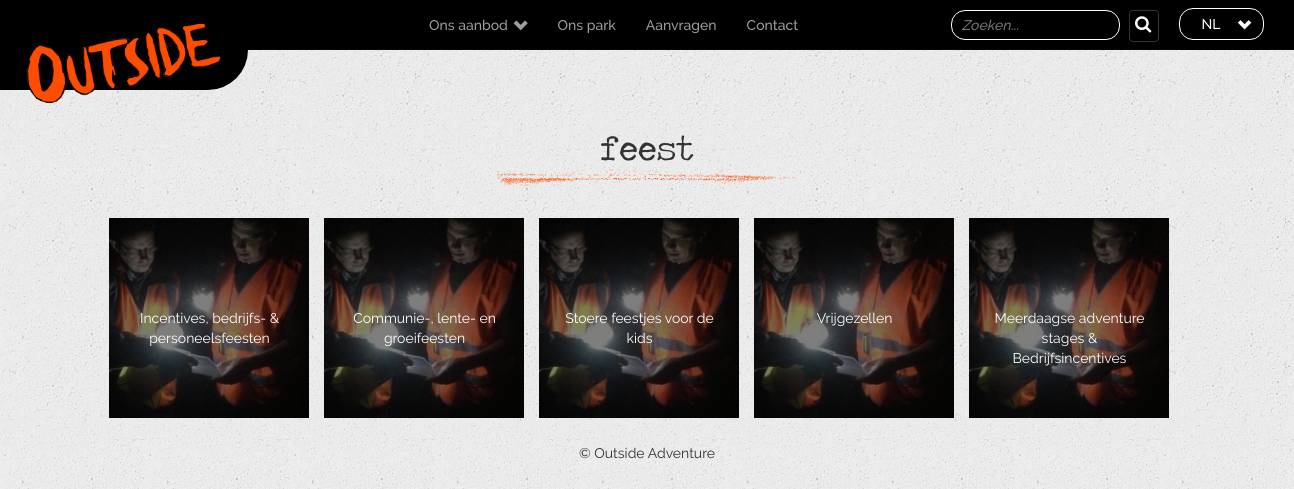
/index.php?page=category&id=2, run on an earlier commit of the app's database.
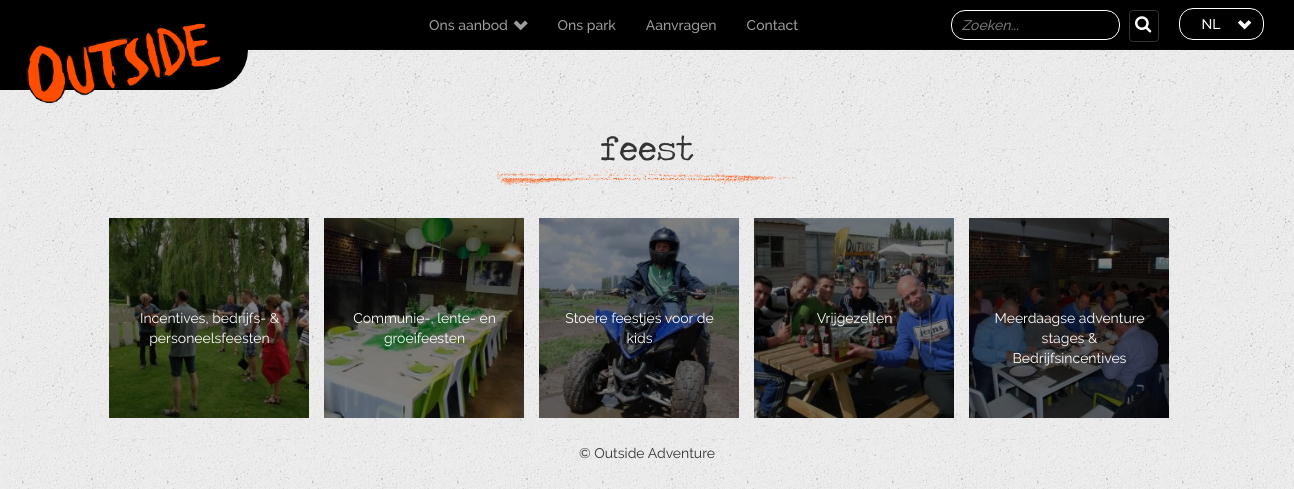
And on a later commit of the database.
### tables this page shows
CREATE TABLE `inhoud` (
  `id` int(11) NOT NULL,
  `categorieId` int(11) NOT NULL,
  `naam_nl` varchar(255) NOT NULL DEFAULT '',
  `naam_fr` varchar(255) DEFAULT '',
  `naam_en` varchar(255) DEFAULT '',
  `inhoud_nl` text,
  `inhoud_fr` text,
  `inhoud_en` text,
  `afspraak_nl` varchar(255) NOT NULL,
  `afspraak_fr` varchar(255) NOT NULL,
  `afspraak_en` varchar(255) NOT NULL,
  `periode_nl` varchar(255) NOT NULL,
  `periode_fr` varchar(255) NOT NULL,
  `periode_en` varchar(255) NOT NULL,
  `prijsklasseId` int(11) DEFAULT NULL,
  `minAantal` int(11) NOT NULL,
  `duur_nl` varchar(255) NOT NULL,
  `duur_fr` varchar(255) NOT NULL,
  `duur_en` varchar(255) NOT NULL,
  `leeftijd` varchar(255) NOT NULL,
  `afbeelding` varchar(255) NOT NULL,
  `afbeelding_header` varchar(255) NOT NULL DEFAULT '',
  `actief` tinyint(1) NOT NULL
);

### index.php (called while the page is built, shortened)
<?php
function taal($nl,$fr,$eng){
        switch($_SESSION['session_taal']){
            case "NL":
            return $nl;
             break;
            }
}
$routes = array(
  'home' => array(
    'controller' => 'Page',
    'action' => 'index'
  ),
  'overviewType' => array(
    'controller' => 'Page',
    'action' => 'overviewType'
  ),
  'contact' => array(
    'controller' => 'Page',
    'action' => 'contact'
  ),
  'activity' => array(
    'controller' => 'Activity',
    'action' => 'activity'
  ),
  'overview' => array(
    'controller' => 'Activity',
    'action' => 'overview'
  ),
  'aanvragen' => array(
    'controller' => 'Activity',
    'action' => 'aanvragen'
  ),
  'feesten' => array(
    'controller' => 'Page',
    'action' => 'feesten'
    ),
   'adventurePark' => array(
    'controller' => 'Page',
    'action' => 'adventurePark'
    ),
  'category' => array(
    'controller' => 'Activity',
    'action' => 'category'
    ),
  'categoryType' => array(
    'controller' => 'Activity',
    'action' => 'categoryType'
    ),
  'locatie' => array(
    'controller' => 'Activity',
    'action' => 'locatie'
    ),
  'locaties' => array(
    'controller' => 'Activity',
    'action' => 'locaties'
    ),
  'globalItem' => array(
    'controller' => 'Activity',
    'action' => 'globalItem'
    ),
  'search' => array(
    'controller' => 'Activity',
    'action' => 'search'
    ),
  'all' => array(
    'controller' => 'Activity',
    'action' => 'all_activities'
    ),
  'all_category_categories' => array(
    'controller'=> 'Activity',
    'action'=> 'all_category_categories'
     ),
  'all_other_data' => array(
    'controller'=> 'Activity',
    'action'=> 'all_other_data'
     ),
  'get_prices_of_activity' => array(
    'controller'=> 'Activity',
    'action'=> 'get_prices_of_activity'
     ),
  'all_category_types' => array(
    'controller'=> 'Activity',
    'action'=> 'all_category_types'
     ),
  'allLocations' => array(
    'controller' => 'Activity',
    'action' => 'all_locations'
    ),
   'filter' => array(
    'controller' => 'Activity',
    'action' => 'filterActivities'
    )
);
$route = $routes[$_GET['page']];
$controllerObj = new $controllerName();
$controllerObj->route = $route;
$controllerObj->filter();
$controllerObj->render();

### dao/CategoryDAO.php (called while the page is built, shortened)
<?php
class CategoryDAO extends DAO {
	public function selectById($id) {
		$sql = "SELECT * FROM `inhoud_categorie_type` WHERE `id` = :id ";
		$stmt = $this->pdo->prepare($sql);
		$stmt->bindValue(':id', $id);
		$stmt->execute();
		return $stmt->fetch(PDO::FETCH_ASSOC);
	}
}

### controller/ActivityController.php (called while the page is built, shortened)
<?php
require_once WWW_ROOT . 'dao' . DS . 'ActivityDAO.php';
require_once WWW_ROOT . 'dao' . DS . 'CategoryDAO.php';
class ActivityController extends Controller {
    private $activityDAO;
    private $categoryDAO;
    function __construct() {
        $this->activityDAO = new ActivityDAO();
        $this->categoryDAO = new CategoryDAO();
    }
     public function category(){
        if(!empty($_GET['id'])){
        $this->set('category',$this->categoryDAO->selectById($_GET['id']));
        $this->set('activities',$this->activityDAO->getByCategory($_GET['id']));
        }else{
            header('Location: index.php');
        }
    }
}

### dao/ActivityDAO.php (called while the page is built, shortened)
<?php
class ActivityDAO extends DAO {
	public function getByCategory($id) {
		$sql = "SELECT * FROM inhoud WHERE categorieId = :id AND actief = 1 ";
		$stmt = $this->pdo->prepare($sql);
		$stmt->bindValue(':id', $id);
		$stmt->execute();
		return $stmt->fetchAll(PDO::FETCH_ASSOC);
	}
}

### view/activity/category.php (the view, shortened to what this page needs)
<div class="container-middle container-info no-header">
    <h1 id="page-name"class="titel-header">
        <?php echo taal($category['type'],$category['type'],$category['type']);
        ?>
    </h1>
<div class="titel-img-container">
    <img class="titel-img" src="assets/images/titel-underline.png">
    </div>
<div class="content_info">
    <div id="grid-feesten" class="container-sub-grid">
        <div class="grid">
            <div class="row gridFlex">
                <?php
                if(isset($activities)){
                  foreach ($activities as $activitySub) {
                    if($activitySub['id']){
                        echo "<div class=\"grid-sub\">";
                        echo "<img class=\"subcategory-img\"
                        src=\"assets/images/activityPhotos/{$activitySub['afbeelding']}_th.jpg \">";
                         $name = preg_replace('/\s+/', '', taal($activitySub['naam_nl'],$activitySub['naam_fr'],$activitySub['naam_en']));
                         echo "<a href=\"index.php?page=globalItem&id={$activitySub['id']}&name=" . $name . "\" class=\"gridLink-sub\">";echo "<div class=\"overlay-img\">";
                         echo "<span>";
                echo taal($activitySub['naam_nl'],$activitySub['naam_fr'],$activitySub['naam_en']);
                echo "</span>";
                echo "</div></a></div>";
          }
      }
    } ?>
            </div>
        </div>
    </div>

What changed in the data, as far as the page shows it:
changed inhoud "Incentives, bedrijfs- & personeelsfeesten": afbeelding: a different picture
changed inhoud "Communie-, lente- en groeifeesten": afbeelding: a different picture
changed inhoud "Stoere feestjes voor de kids": afbeelding: a different picture
changed inhoud "Vrijgezellen": afbeelding: a different picture
changed inhoud "Meerdaagse adventure stages & Bedrijfsincentives": afbeelding: a different picture
